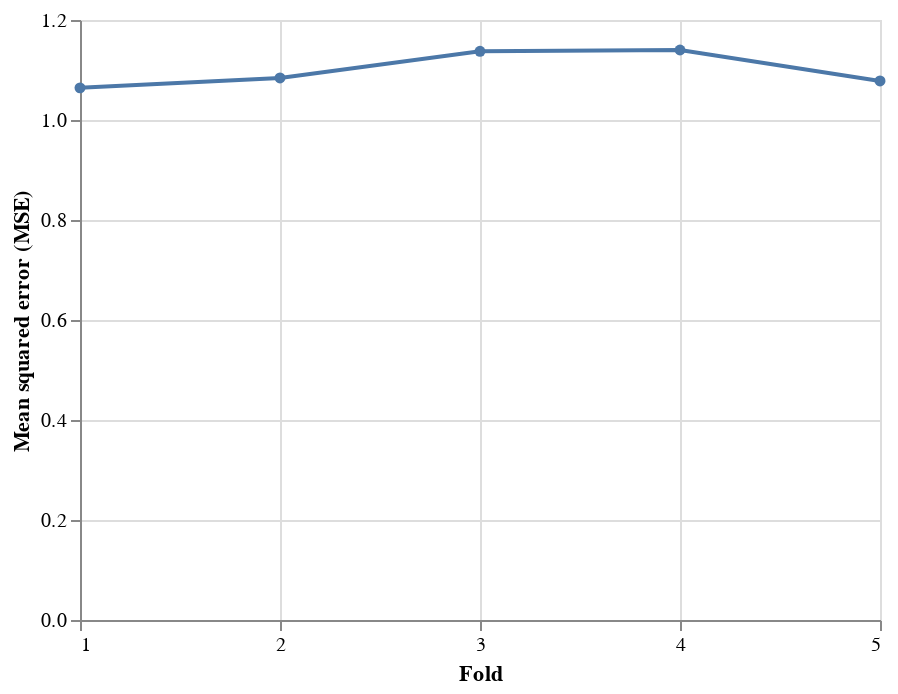

Write notebook code for a chart like this one.
### Code cell
alt.Chart(df_scores.reset_index()).mark_line(
     point=alt.OverlayMarkDef()
).encode(
    x=alt.X("index", bin=False, title="Fold", axis=alt.Axis(tickCount=5)),
    y=alt.Y("lr", aggregate="mean", title="Mean squared error (MSE)")
)

### Figure 1 — Vega-Lite specification as saved in the notebook (floating-point values rounded to 4 significant figures)
{"config": {"view": {"continuousWidth": 400, "continuousHeight": 300}}, "data": {"name": "data-e3f38757696fe7d3eb8c50169654e9a1"}, "mark": {"type": "line", "point": {}}, "encoding": {"x": {"axis": {"tickCount": 5}, "bin": false, "field": "index", "title": "Fold", "type": "quantitative"}, "y": {"aggregate": "mean", "field": "lr", "title": "Mean squared error (MSE)", "type": "quantitative"}}, "$schema": "https://vega.github.io/schema/vega-lite/v4.17.0.json", "datasets": {"data-e3f38757696fe7d3eb8c50169654e9a1": [{"index": 1, "lr": 1.064}, {"index": 2, "lr": 1.084}, {"index": 3, "lr": 1.137}, {"index": 4, "lr": 1.14}, {"index": 5, "lr": 1.078}]}}
